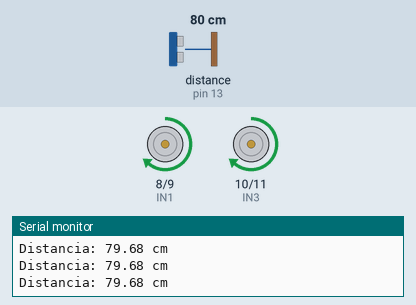
The sketch below on a simulated Arduino Uno, built with avr-gcc and run on an emulated ATmega328P. Shown: motor-driver pin pairs drawn as motors (green arrow = first pin HIGH = forward, orange = second pin HIGH = backward, longer = more drive, scaled by the enable pin), the last lines printed to the serial monitor. Wiring (inferred from the names in the program): ultrasonic range finder: trigger pin 12; echo pin 13. The test bench sets the inputs (shaded band); at power-on: distance to the obstacle (sensor on pin 13) 80 cm. The echo pulse lasts 58.3 µs per cm.

Above: at 1.2 s.
1.3 s: distance to the obstacle (sensor on pin 13) set to 23 cm
2.8 s: distance to the obstacle (sensor on pin 13) set to 18 cm
At 3.4 s:
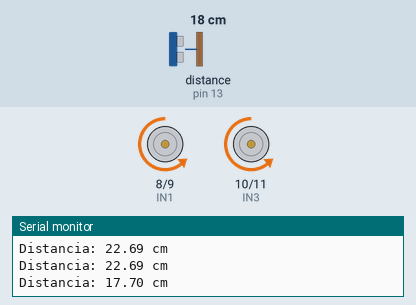
At 4.08 s:
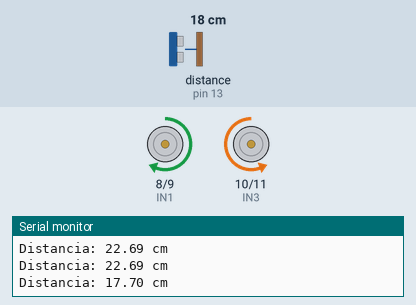
5.8 s: distance to the obstacle (sensor on pin 13) set to 35 cm
7.7 s: distance to the obstacle (sensor on pin 13) set to 2 cm
At 9.6 s:
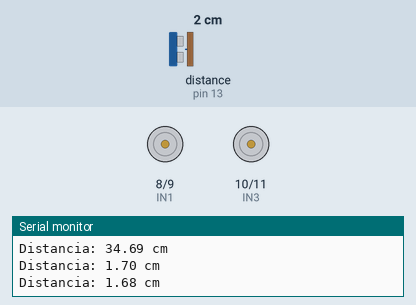
Timing chart, 0 to 11.7 s (numbered marks = the images above; inputs shaded):
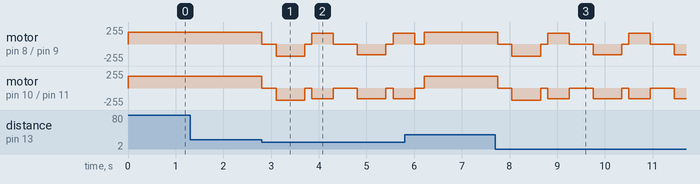

Measured:
- the behaviour switches between 21 and 20 cm on distance to the obstacle (sensor on pin 13) (found by bisection; images 0 and 1)

The sketch:

24_01_robo_esquivador_hc_sr04_l298n.ino
```cpp
// Robo esquivador de obstaculos
// Arduino Uno + HC-SR04 + L298N
// --------------------------------------------------
// Pinos do L298N
// --------------------------------------------------
#define IN1 8
#define IN2 9
#define IN3 10
#define IN4 11
#define ENA 5
#define ENB 6
// --------------------------------------------------
// Sensor HC-SR04
// --------------------------------------------------
#define TRIG 12
#define ECHO 13
// --------------------------------------------------
// Parametros do robo
// --------------------------------------------------
#define DIST_MIN    20
#define VEL_NORMAL  180
#define VEL_RECUO   150
#define VEL_GIRO    160

void setup() {
  // Saidas do L298N
  pinMode(IN1, OUTPUT);
  pinMode(IN2, OUTPUT);
  pinMode(IN3, OUTPUT);
  pinMode(IN4, OUTPUT);
  pinMode(ENA, OUTPUT);
  pinMode(ENB, OUTPUT);
  // Sensor ultrassonico
  pinMode(TRIG, OUTPUT);
  pinMode(ECHO, INPUT);
  // Garante que o trigger comece em LOW
  digitalWrite(TRIG, LOW);
  Serial.begin(9600);
  parar();
}
// --------------------------------------------------
// Mede a distancia com o HC-SR04
// --------------------------------------------------
float medirDistancia() {
  digitalWrite(TRIG, LOW);
  delayMicroseconds(2);
  digitalWrite(TRIG, HIGH);
  delayMicroseconds(10);
  digitalWrite(TRIG, LOW);
  // Aguarda o eco por no maximo 25 ms
  unsigned long tempo = pulseIn(ECHO, HIGH, 25000UL);
  // Se nenhum eco for recebido,
  // considera o caminho livre
  if (tempo == 0) {
    return 999.0;
  }
  // Velocidade aproximada do som:
  // 0,0343 cm por microssegundo
  float distancia = tempo * 0.0343 / 2.0;
  return distancia;
}
// --------------------------------------------------
// Movimento para frente
// --------------------------------------------------

void frente(int velocidade) {
  analogWrite(ENA, velocidade);
  analogWrite(ENB, velocidade);
  digitalWrite(IN1, HIGH);
  digitalWrite(IN2, LOW);
  digitalWrite(IN3, HIGH);
  digitalWrite(IN4, LOW);
}
// --------------------------------------------------
// Movimento para tras
// --------------------------------------------------
void recuar(int velocidade) {
  analogWrite(ENA, velocidade);
  analogWrite(ENB, velocidade);
  digitalWrite(IN1, LOW);
  digitalWrite(IN2, HIGH);
  digitalWrite(IN3, LOW);
  digitalWrite(IN4, HIGH);
}
// --------------------------------------------------
// Giro para a direita
// --------------------------------------------------

void girarDireita(int velocidade) {
  analogWrite(ENA, velocidade);
  analogWrite(ENB, velocidade);
  // Motor A para frente
  digitalWrite(IN1, HIGH);
  digitalWrite(IN2, LOW);
  // Motor B para tras
  digitalWrite(IN3, LOW);
  digitalWrite(IN4, HIGH);
}
// --------------------------------------------------
// Para os dois motores
// --------------------------------------------------

void parar() {
  analogWrite(ENA, 0);
  analogWrite(ENB, 0);
  digitalWrite(IN1, LOW);
  digitalWrite(IN2, LOW);
  digitalWrite(IN3, LOW);
  digitalWrite(IN4, LOW);
}
// --------------------------------------------------
// Programa principal
// --------------------------------------------------

void loop() {
  float distancia = medirDistancia();
  Serial.print("Distancia: ");
  Serial.print(distancia);
  Serial.println(" cm");
  // Obstaculo detectado
  if (distancia < DIST_MIN) {
    parar();
    delay(300);
    recuar(VEL_RECUO);
    delay(600);
    parar();
    delay(150);
    girarDireita(VEL_GIRO);
    delay(450);
    parar();
    delay(150);
  }
  // Caminho livre
  else {
    frente(VEL_NORMAL);
  }
  delay(50);
}
```
